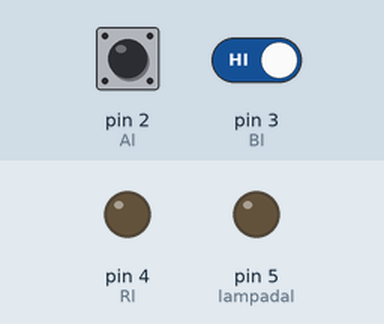
This sketch was run on a simulated Arduino Uno, built with avr-gcc and run on an emulated ATmega328P. Parts: output pins drawn as LEDs (lit = HIGH). The test bench sets the inputs (shaded band); at power-on: pin 2 (Al) HIGH, pin 3 (Bl) HIGH.

Above: at 1.2 s.
1.3 s: pin 2 (Al) pulled LOW for 3.2 s
At 2.3 s:
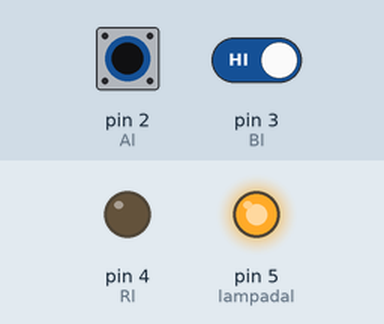
7.5 s: pin 2 (Al) pulled LOW for 0.15 s
At 8.2 s:
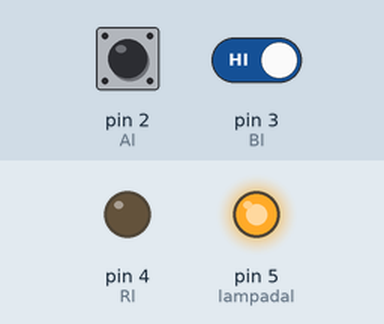
10.6 s: pin 2 (Al) pulled LOW for 1 s
At 14.1 s:
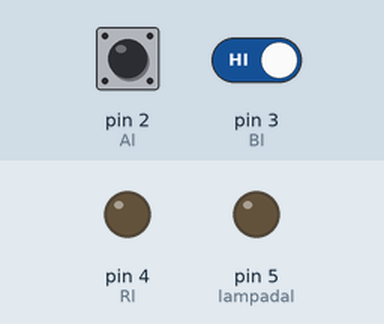
14.6 s: pin 2 (Al) driven LOW and pin 3 (Bl) driven LOW
At 16.0 s:
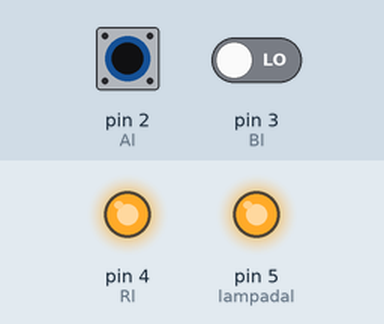
Timing chart, 0 to 17.1 s (numbered marks = the images above; inputs shaded):
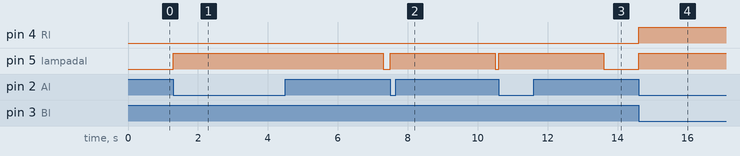

Measured:
- after the input at 1.3 s, pin 5 (lampadal): LOW → HIGH at once, → LOW 6.0 s later
- after the input at 7.5 s, pin 5 (lampadal): LOW → HIGH at once, → LOW 3.0 s later
- after the input at 10.6 s, pin 5 (lampadal): LOW → HIGH at once, → LOW 3.0 s later
- after the input at 14.6 s, pin 4 (Rl), pin 5 (lampadal): LOW → HIGH at once

The sketch:

dois_operarios.ino
```cpp
int Al = 2;
int Bl = 3;

int Rl = 4;

int lampadal = 5;

int fase = 0;

unsigned long tempo = 0;

void setup() {

  pinMode(Al, INPUT_PULLUP);
  pinMode(Bl, INPUT_PULLUP);

  pinMode(Rl, OUTPUT);
  pinMode(lampadal, OUTPUT);
}

void loop() {

  int a = digitalRead(Al);
  int b = digitalRead(Bl);

  if(fase > 0){
    digitalWrite(lampadal, HIGH);
  } else {
    digitalWrite(lampadal, LOW);
  }

  if(fase == 0){
    digitalWrite(Rl, LOW);

    if(a == LOW){
      tempo = millis();
      fase = 1;
    }

    if(b == LOW){
      tempo = millis();
      fase = 2;
    }
  }

  if(fase == 1){
    if(b == LOW && millis() - tempo <= 3000){
      digitalWrite(Rl, HIGH);
      fase = 3;
    }

    if(millis() - tempo > 3000){
      fase = 0;
    }
  }

  if(fase == 2){
    if(a == LOW && millis() - tempo <= 3000){
      digitalWrite(Rl, HIGH);
      fase = 3;
    }

    if(millis() - tempo > 3000){
      fase = 0;
    }
  }

  if(fase == 3){
    if(a == HIGH || b == HIGH){
      digitalWrite(Rl, LOW);
      tempo = millis();
      fase = 4;
    }
  }

  if(fase == 4){
    if(a == LOW && b == LOW && millis() - tempo <= 3000){
      digitalWrite(Rl, HIGH);
      fase = 3;
    }

    if(millis() - tempo > 3000){
      fase = 0;
    }
  }
}
```
